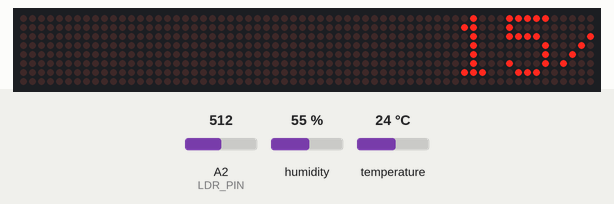
This sketch was run on a simulated Arduino Uno, built with avr-gcc and run on an emulated ATmega328P. Parts: 64×8 LED matrix. Inputs (shaded band) come from the test bench; at power-on: humidity 55 %, temperature 24 °C, A2 (LDR_PIN) = 512. The local clock reads 2024-03-15 10:24:30 at power-on unless the sketch sets it; what the sketch prints to the serial monitor is not drawn.

Above: at 1.2 s.
1.3 s: humidity set to 22 %
4.1 s: temperature set to 12 °C
At 6.3 s:
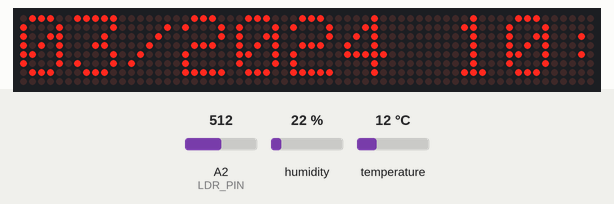
7.7 s: humidity set to 40 %
At 10.46 s:
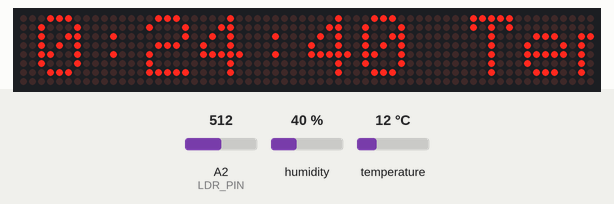
11.1 s: A2 (LDR_PIN) set to 716
At 12.55 s:
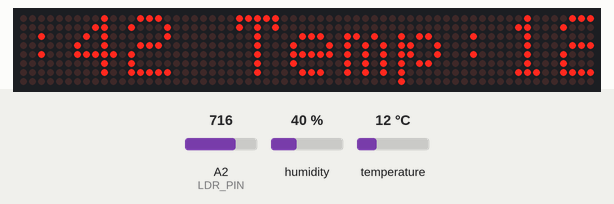
14.4 s: A2 (LDR_PIN) set to 900
At 14.63 s:
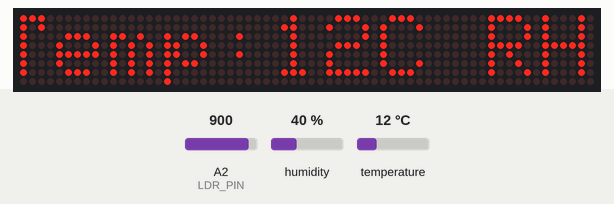

The sketch:

sketch.ino
```cpp
#include <RtcDS1302.h>
#include <Wire.h>
#include <Adafruit_Sensor.h>
#include <DHT.h>
#include "Adafruit_GFX.h"
#include "Max72xxPanel.h"

ThreeWire myWire(4, 5, 2); // IO, SCLK, CE
RtcDS1302<ThreeWire> Rtc(myWire);

const byte LDR_PIN = A2;
const byte DHT_PIN = 6; // Replace with the pin your DHT sensor is connected to
const byte CS_PIN = A3;
const byte H_DISPLAYS = 8; // Updated to 8 for eight displays
const byte V_DISPLAYS = 1;

DHT dht(DHT_PIN, DHT11);

Max72xxPanel matrix = Max72xxPanel(CS_PIN, H_DISPLAYS, V_DISPLAYS);

const byte WAIT = 60;
const byte SPACER = 1;
const byte FONT_WIDTH = 5 + SPACER;

void setup() {
  pinMode(LDR_PIN, INPUT_PULLUP);
  Serial.begin(9600);
  Serial.println(F(">> Arduino 64x8 LED Dot Matrix Clock with DHT11!"));
  Serial.println(F(">> Use <dd/mm/yyyy hh:mm:ss> format to set clock's date and hour!"));

  // Initialize RTC
  Rtc.Begin();

  // Check if RTC is connected
  if (!Rtc.GetIsRunning()) {
    Serial.println(F("RTC not running! Setting initial date and time."));
    // Set the date and time (only once)
    Rtc.SetDateTime(RtcDateTime(__DATE__, __TIME__));
  } else {
    Serial.println(F("RTC is running."));
  }

  // Print initial date and time to verify
  RtcDateTime now = Rtc.GetDateTime();
  printDateTime(now);

  // Set positions and rotations for 8 displays
  for (byte i = 0; i < H_DISPLAYS; i++) {
    matrix.setPosition(i, i, 0); // Horizontal arrangement
    matrix.setRotation(i, 1); // Adjust rotation if needed
  }

  dht.begin();
}

void loop() {
  byte ledIntensity = ledIntensitySelect(analogRead(LDR_PIN));
  matrix.setIntensity(ledIntensity);
  String output = outputStrClock();

  for (int i = 0; i < FONT_WIDTH * output.length() + matrix.width() - 1 - SPACER; i++) {
    matrix.fillScreen(LOW);
    output = outputStrClock();
    int letter = i / FONT_WIDTH;
    int x = (matrix.width() - 1) - i % FONT_WIDTH;
    int y = (matrix.height() - 8) / 2;
    while (x + FONT_WIDTH - SPACER >= 0 && letter >= 0) {
      if (letter < output.length()) {
        matrix.drawChar(x, y, output[letter], HIGH, LOW, 1);
      }
      letter--;
      x -= FONT_WIDTH;
    }
    matrix.write();
    delay(WAIT);
  }

  // Print temperature and humidity to Serial Monitor for debugging
  Serial.print(F("Temperature: "));
  Serial.println(dht.readTemperature());
  Serial.print(F("Humidity: "));
  Serial.println(dht.readHumidity());
}

byte ledIntensitySelect(int value) {
  return map(value, 0, 1023, 8, 0);
}

String outputStrClock() {
  RtcDateTime now = Rtc.GetDateTime();
  char buffer[40];
  snprintf(buffer, sizeof(buffer), "%02d/%02d/%04d %02d:%02d:%02d Temp:%0dC RH:%d%%",
           now.Day(), now.Month(), now.Year(), now.Hour(), now.Minute(), now.Second(),
           static_cast<int>(dht.readTemperature()), static_cast<int>(dht.readHumidity()));
  return String(buffer);
}

void printDateTime(const RtcDateTime& dt) {
  char datestring[20];
  snprintf_P(datestring,
             sizeof(datestring),
             PSTR("%02u/%02u/%04u %02u:%02u:%02u"),
             dt.Day(),
             dt.Month(),
             dt.Year(),
             dt.Hour(),
             dt.Minute(),
             dt.Second());
  Serial.print(datestring);
  Serial.println();
}
```
